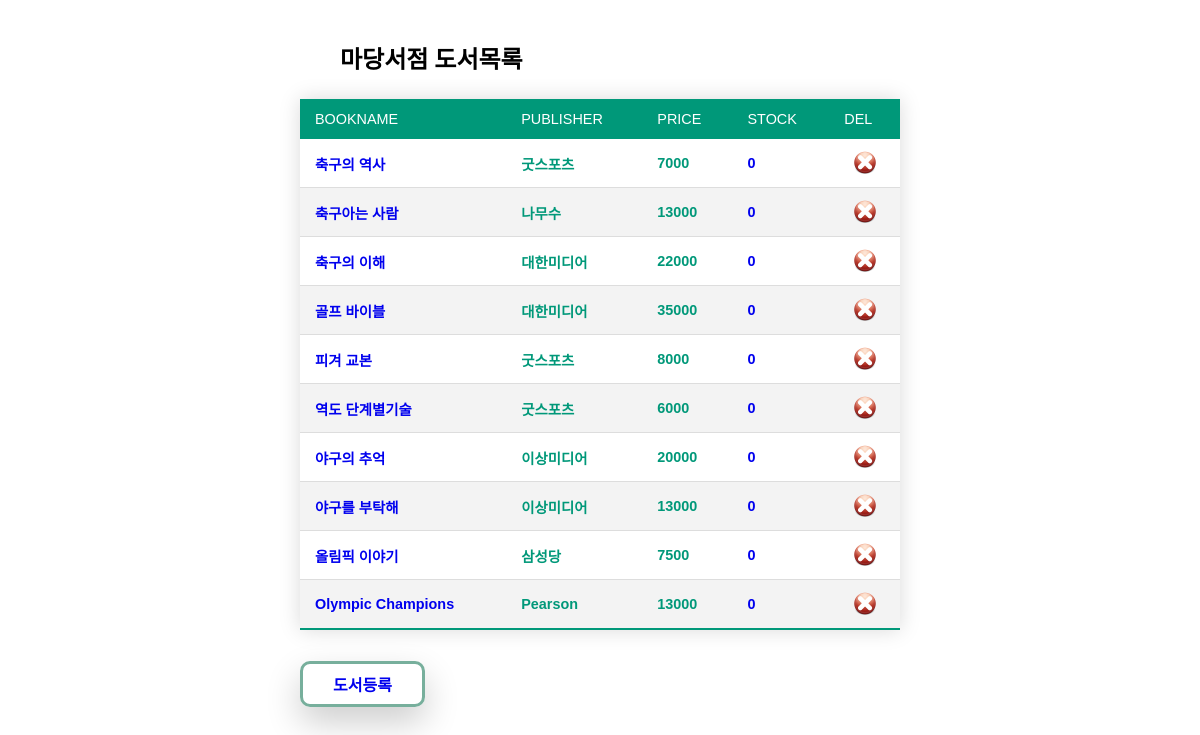
/20240527_htdocs/booklist.php, run on the app's committed database.
### tables this page shows
CREATE TABLE Book (
  bookid      INTEGER PRIMARY KEY,
  bookname    VARCHAR(40),
  publisher   VARCHAR(40),
  price       INTEGER 
);

### 20240527_htdocs/booklist.php (the view, shortened to what this page needs)
<html>
<head>
<link href="book.css" rel="stylesheet">
</head>
<body>
<h2><blockquote> 마당서점 도서목록 </blockquote></h2>
<?php
	$conn = mysqli_connect('localhost', 'madang', 'madang', 'bookstore');
	$sql = "SELECT * FROM Book";
	$result = mysqli_query($conn, $sql);
?>
<table class="styled-table">
	<thead>
		<tr><td>BOOKNAME</td><td>PUBLISHER</td><td>PRICE</td><td>STOCK</td><td>DEL</td></tr>
	</thead>
<tbody>
<?php
	while($row = mysqli_fetch_array($result)) {
		$stock = 0;
?>
		<tr class="active-row">
			<td>
				<b><a href="/bookview.php?id=<?=$row['bookid']?>"><?=$row['bookname']?></a></b>
			</td>
			<td><?=$row['publisher']?></td>
			<td><?=$row['price']?></td>
			<td>
				<b><a href="/updatestock.php?id=<?=$row['bookid']?>"><?=$stock?></a></b>
			</td>
			<td>
        		<a href="/deletebook.php?id=<?=$row['bookid']?>">
            		<div class="delete-btn"></div>
        		</a>
    		</td>
		</tr>
<?php
	}
?>
</tbody></table><p>
<a href="/insertbook.php" class="w-btn">도서등록</a>
</body>
</html>

### 20240527_htdocs/book.css (style rules this page uses)
body { margin: 0 auto; width: 600px; padding-top: 40px; }
.styled-table { border-collapse: collapse; margin-top: 20px; font-size: 0.9em; font-family: sans-serif; min-width: 600px; box-shadow: 0 0 20px rgba(0, 0, 0, 0.15); }
.styled-table thead tr { background-color: #009879; color: #ffffff; text-align: left; }
.styled-table th, .styled-table td { padding: 12px 15px; }
.styled-table tbody tr { border-bottom: 1px solid #dddddd; }
.styled-table tbody tr:nth-of-type(even) { background-color: #f3f3f3; }
.styled-table tbody tr:last-of-type { border-bottom: 2px solid #009879; }
.styled-table tbody tr.active-row { font-weight: bold; color: #009879; }
.styled-table a { text-decoration: solid; }
.w-btn { position: relative; border: none; display: inline-block; padding: 8px 30px; margin-top: 15px; border-radius: 10px; font-family: "paybooc-Light", sans-serif; box-shadow: 0 15px 35px rgba(0, 0, 0, 0.2); text-decoration: none; font-weight: 600; transition: 0.25s; border: 3px solid #77af9c; }
.delete-btn { height: 24px; width: 24px; margin: auto; background-image: url('/delete-icon.png'); background-size: cover; display: block; }

### data on the page
book: bookname "축구의 역사", publisher "굿스포츠", price "7000", stock "0"
book: bookname "축구아는 사람", publisher "나무수", price "13000", stock "0"
book: bookname "축구의 이해", publisher "대한미디어", price "22000", stock "0"
book: bookname "골프 바이블", publisher "대한미디어", price "35000", stock "0"
book: bookname "피겨 교본", publisher "굿스포츠", price "8000", stock "0"
book: bookname "역도 단계별기술", publisher "굿스포츠", price "6000", stock "0"
book: bookname "야구의 추억", publisher "이상미디어", price "20000", stock "0"
book: bookname "야구를 부탁해", publisher "이상미디어", price "13000", stock "0"
book: bookname "올림픽 이야기", publisher "삼성당", price "7500", stock "0"
book: bookname "Olympic Champions", publisher "Pearson", price "13000", stock "0"
